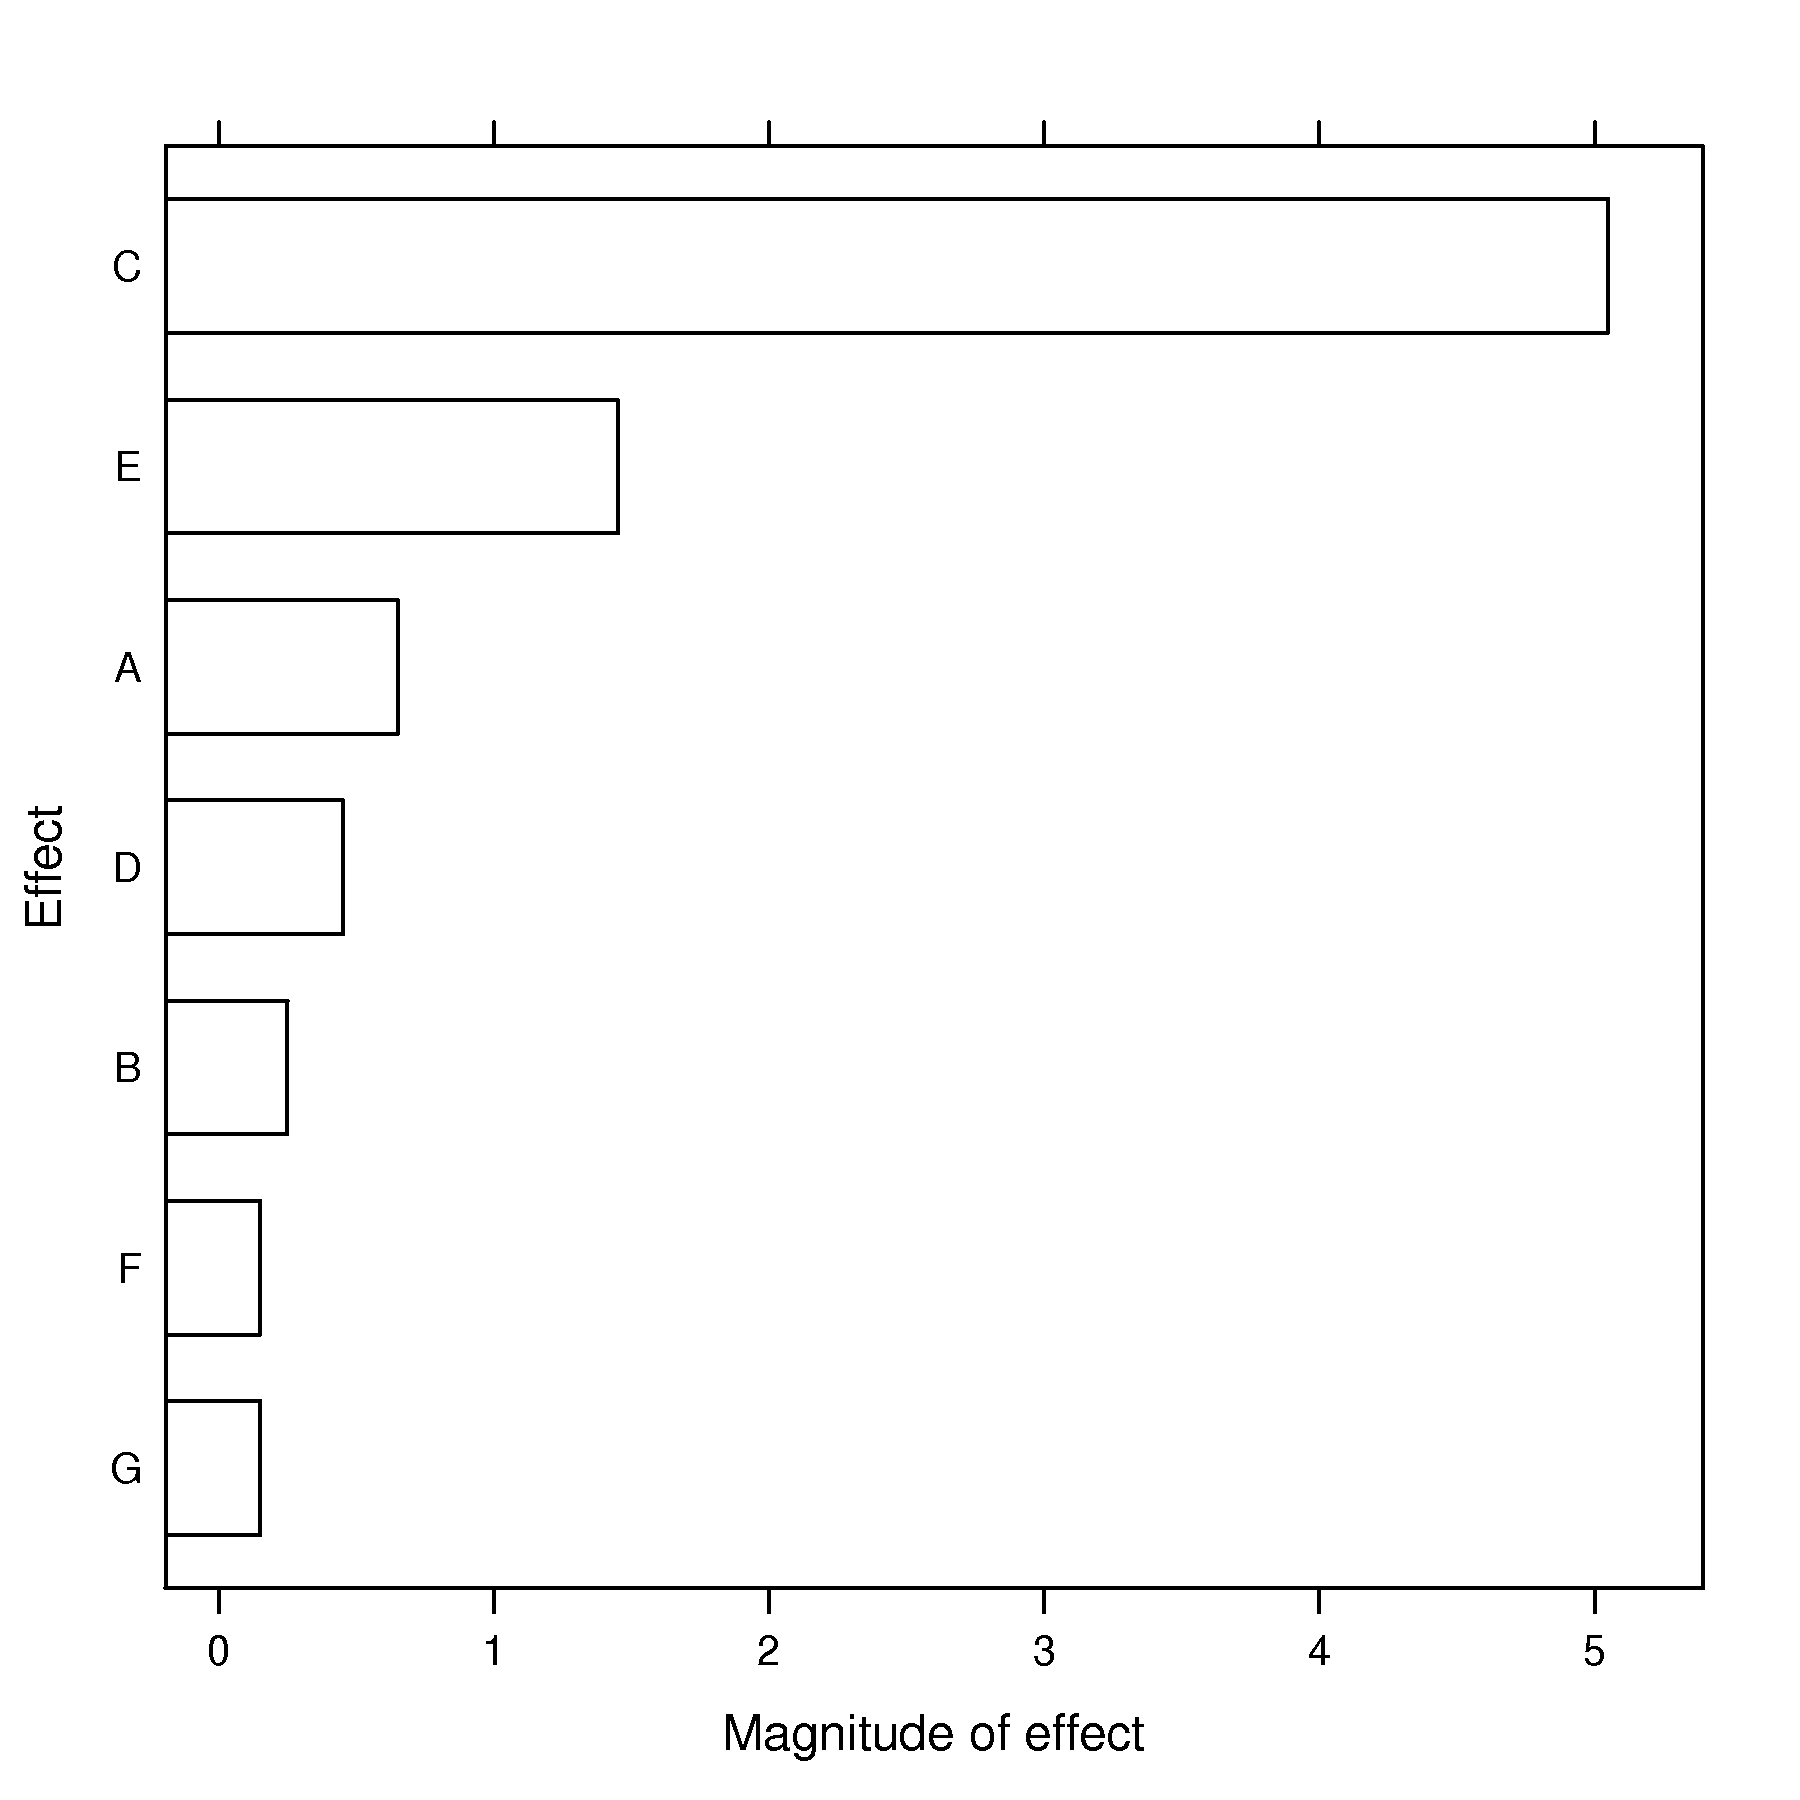

Source code (R):
A <- B <- C <- c(-1, 1)
d <- expand.grid(A=A, B=B, C=C)
y <- c(14.0, 16.8, 15.0, 15.4, 27.6, 24.0, 27.4, 22.6)
A <- d$A
B <- d$B
C <- d$C
D <- A*B
E <- A*C
F <- B*C
G <- A*B*C
model <- lm(y ~ A + B + C + D + E + F + G)
summary(model)

coeff <- coef(model)[2:length(coef(model))]
 
# Pareto plot of the absolute coefficients
library(lattice)
bitmap('fractional-factorial-question.png', type="png256",
        width=6, height=6, res=300, pointsize=14)
barchart(sort(abs(coeff)), xlab="Magnitude of effect", 
         ylab = "Effect", col=0)
dev.off()
